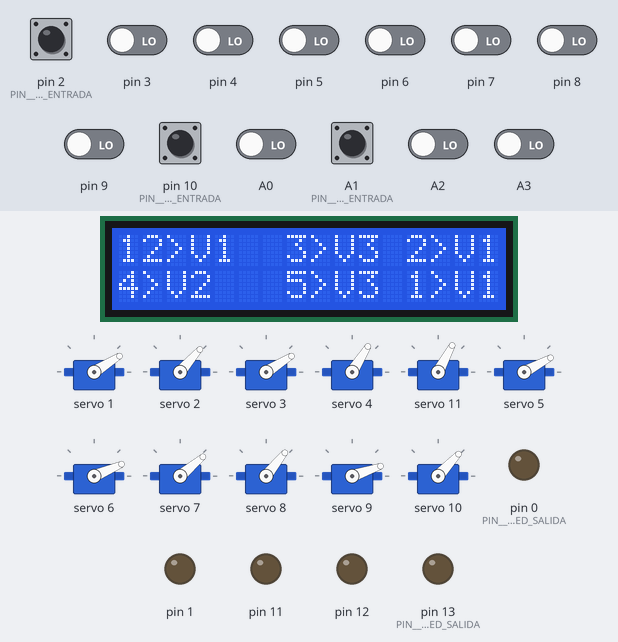
This sketch was run on a simulated Arduino Uno, built with avr-gcc and run on an emulated ATmega328P. On the bench: 16×2 character LCD, 11 × servo, output pins drawn as LEDs (lit = HIGH). The test bench sets the inputs (shaded band); at power-on: A0, A1 (PIN__PARA_BOTON_ENTRADA), A2, A3, pin 2 (PIN__PARA_BOTON_ENTRADA), pin 3–9, pin 10 (PIN__PARA_BOTON_ENTRADA) LOW.

Above: at 1.2 s.
1.3 s: pin 8 driven HIGH
At 2.3 s:
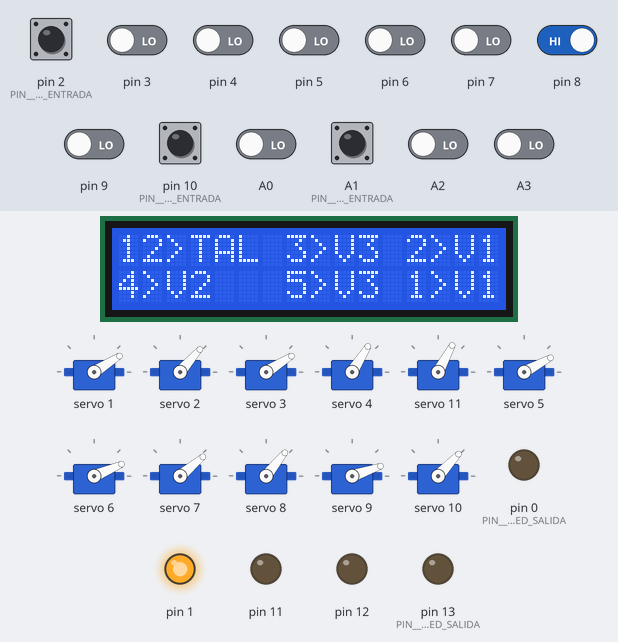
3.0 s: A0 driven HIGH
At 4.3 s:
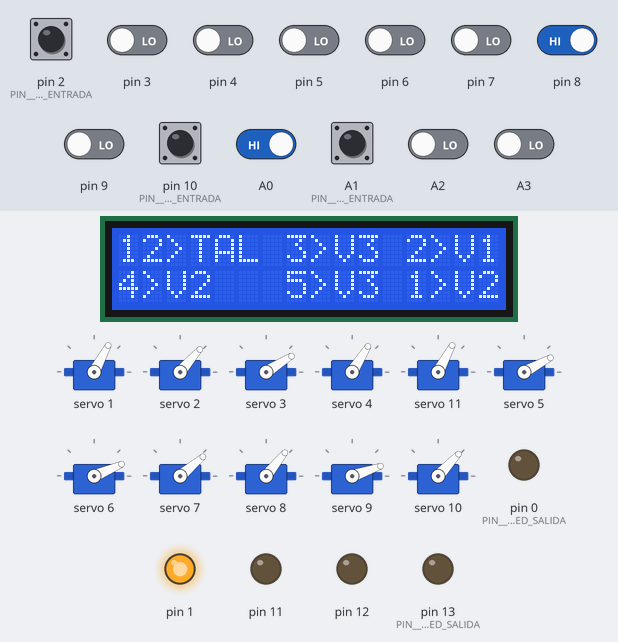
4.8 s: A2 driven HIGH
At 5.7 s:
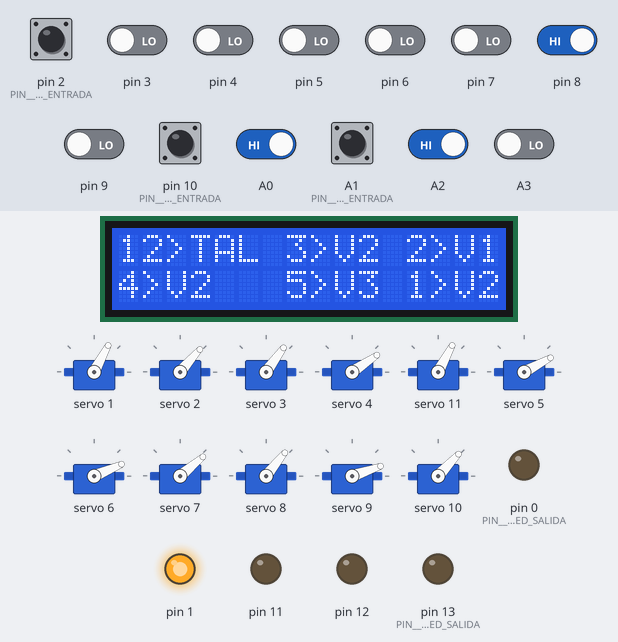
6.6 s: pin 2 (PIN__PARA_BOTON_ENTRADA) pulled HIGH for 1 s
At 8.0 s:
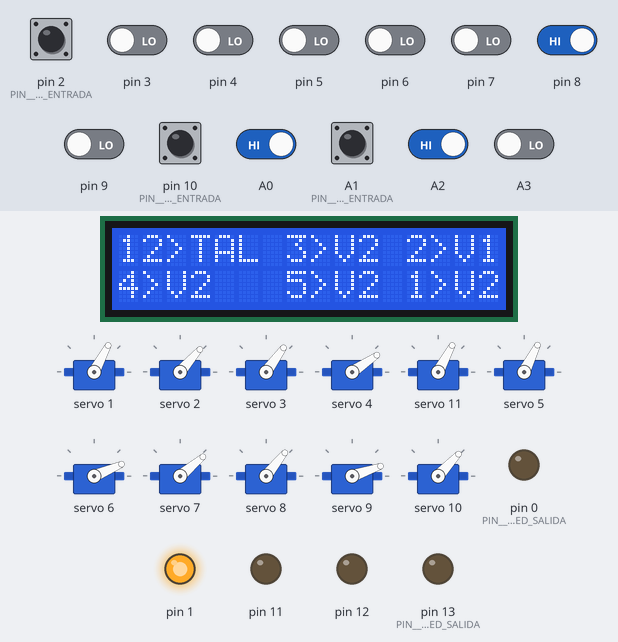
9.1 s: A1 (PIN__PARA_BOTON_ENTRADA) pulled HIGH for 1 s
At 10.4 s:
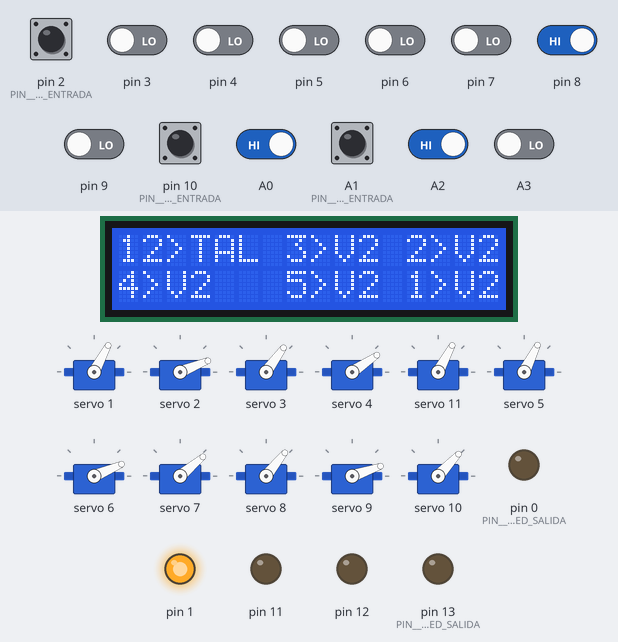
11.6 s: pin 3 driven HIGH
At 12.8 s:
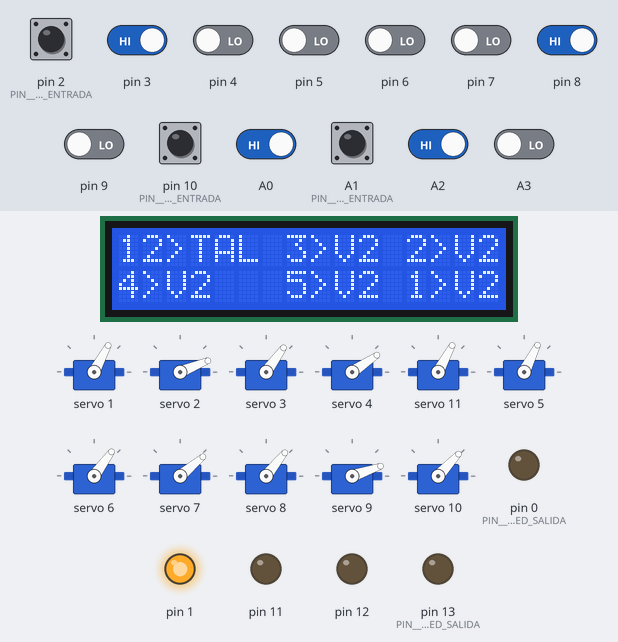
Timing chart, 0 to 14.4 s (numbered marks = the images above; inputs shaded):
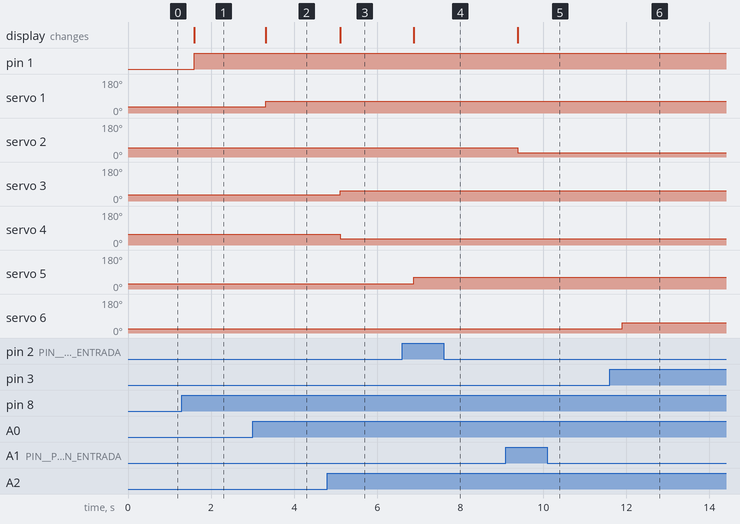

Measured:
- after the input at 1.3 s, pin 1: LOW → HIGH after 0.29 s; the display: changes after 0.30 s (image 1)
- after the input at 3.0 s, servo 1: 32° → 62° after 0.32 s; the display: changes after 0.32 s (image 2)
- after the input at 4.8 s, servo 3: 32° → 54° after 0.32 s; servo 4: 58° → 34° after 0.32 s; the display: changes after 0.32 s (image 3)
- after the input at 6.6 s, servo 5: 28° → 63° after 0.28 s; the display: changes after 0.28 s (image 4)
- after the input at 9.1 s, servo 2: 49° → 22° after 0.29 s; the display: changes after 0.29 s (image 5)
- after the input at 11.6 s, servo 6: 23° → 54° after 0.30 s

The sketch:

MAQUETA_UNO_SERVOS_I2C_V1.ino
```cpp
/*prouecto para 13 desvios, algunos con salida para que un rele cambie un semaforo
 Se pueden colocar hasta 16 en este modulo e incluso añadir mas modulos, soldando los pines A0-A3
 del modulo. en este caso los tendriais que añadir en el sket tras haber averiguado su direccion I2C
 Adafruit_PWMServoDriver servos = Adafruit_PWMServoDriver(0x40); direccion por defecto sin soldar pines
La libreria <Adafruit_PWMServoDriver.h> la podeis descargar de Ide de arduino
no utiliceis los pines 0 y 1 como entrada, no funcionan correctamente en este sket
el modulo PCA9685 necesita alimentecion independiente de 5v !no lo enchufeis a los 5V del
arduino que se quema! ademas El GND del arduino y el modulo deben estar unidos o ser el mismo
os recomiendo utilizar una resistencia de 4,7K para poner en los pines de entrada a GNG para evitar exceso de consumo
Tanto en la placa mega como en la uno tambien os sugiero colocar un fusiblr de 0,5A para evitar el exceso de consumo
Este sket ademas lleva añadida una pantalla de 16x2 para escribir informacion asi como he creado el caracter de la barra
oblicua en el sentido contrario del teclad, que no funciona escrita directamente
funcion escritura brarra creada
ESPERO QUE OS GUSTE*/

#include <Adafruit_PWMServoDriver.h>  //libreria modulo PCA9685
#include <Wire.h>                  //libreria I2C
#include <LCD.h>                  //libreria propia lcd
#include <LiquidCrystal_I2C.h>    //libreria lcd para I2C
#define I2C_ADDR1    0x27         //direccion I2C pantalla
LiquidCrystal_I2C             lcd1(I2C_ADDR1,2, 1, 0, 4, 5, 6, 7);  //añadir el display

byte barra[8] =
 {
 0b10000000,
 0b01000000,
 0b00100000,
 0b00010000,
 0b00001000,
 0b00000100,
 0b00000010,
 0b00000001
 };
Adafruit_PWMServoDriver servos = Adafruit_PWMServoDriver(0x40);  //direccion I2C PCA9685

unsigned int pos0=172; // ancho de pulso en cuentas para pocicion 0°  (configuracion de la libreria servos)
unsigned int pos180=565; // ancho de pulso en cuentas para la pocicion 180°  (configuracion de la libreria servos)

int estadoboton1 = 0;           //guarda el estado del boton
int estadoanteriorboton1  = 0;  //guarda el estado anterior del boton
int estadoboton2 = 0;           //guarda el estado del boton2
int estadoanteriorboton2  = 0;
int estadoboton3 = 0;           //guarda el estado del boton
int estadoanteriorboton3  = 0;
int estadoboton4 = 0;           //guarda el estado del boton
int estadoanteriorboton4  = 0;
int estadoboton5 = 0;           //guarda el estado del boton
int estadoanteriorboton5  = 0;
int estadoboton6 = 0;           //guarda el estado del boton
int estadoanteriorboton6  = 0;
int estadoboton7 = 0;           //guarda el estado del boton
int estadoanteriorboton7  = 0;
int estadoboton8 = 0;           //guarda el estado del boton
int estadoanteriorboton8  = 0;
int estadoboton9 = 0;           //guarda el estado del boton
int estadoanteriorboton9  = 0;
int estadoboton10 = 0;           //guarda el estado del boton
int estadoanteriorboton10  = 0;
int estadoboton11 = 0;           //guarda el estado del boton
int estadoanteriorboton11  = 0;
int estadoboton12 = 0;           //guarda el estado del boton
int estadoanteriorboton12  = 0;
int estadoboton13 = 0;           //guarda el estado del boton
int estadoanteriorboton13  = 0;

int salida1 = 0;           //estado inicial del rele 0=apagado, 1= encendido
int salida2 = 0;
int salida3 = 0;
int salida4 = 0;
int salida5 = 0;
int salida6 = 0;
int salida7 = 0;
int salida8 = 0;
int salida9 = 0;
int salida10 = 0;
int salida11 = 0;
int salida12 = 0;
int salida13 = 0;


const int tiempoantirebote=250;  //funcion para el antirebote del boton
boolean antirebote(int pin){
  int contador=0;
  boolean estado;
  boolean estadoanterior;

  do{
    estado=digitalRead(pin);
    if(estado!=estadoanterior)
    {
      contador=0;
      estadoanterior=estado;
      }
    else{
      contador=contador+1;
      }
      delay(1);
      }while(contador<tiempoantirebote);
      return estado;
  }

void setup() {
  servos.begin();
  servos.setPWMFreq(60); //Frecuecia PWM de 60Hz o T=16,66ms
  lcd1.begin (16,2);    // Inicializar el display con 16 caraceres 2 lineas
  lcd1.setBacklightPin(3,POSITIVE);
  lcd1.setBacklight(HIGH);
  lcd1.createChar(1, barra);
  lcd1.home ();                   // go home

  pinMode(A0, INPUT);
  pinMode(A1, INPUT);      //PIN  PARA BOTON ENTRADA
  pinMode(A2, INPUT);
  pinMode(A3, INPUT);
  pinMode(9,  INPUT);
  pinMode(10, INPUT);      //PIN  PARA BOTON ENTRADA
  pinMode(2,  INPUT);       //PIN  PARA BOTON ENTRADA
  pinMode(3,  INPUT);
  pinMode(4,  INPUT);
  pinMode(5,  INPUT);
  pinMode(6,  INPUT);
  pinMode(7,  INPUT);
  pinMode(8,  INPUT);

  pinMode(0, OUTPUT); //PIN  PARA LED SALIDA
  pinMode(1, OUTPUT);
  pinMode(11, OUTPUT);
  pinMode(12, OUTPUT);
  pinMode(13, OUTPUT);     //PIN  PARA LED SALIDA

}
void setServo(uint8_t n_servo, int angulo) {
  int duty;
  duty=map(angulo,0,180,pos0, pos180);
  servos.setPWM(n_servo, 0, duty);
}

void loop() {
   estadoboton1 = digitalRead(A0);  //lee el estado del boton
  if((estadoboton1 == HIGH)&&(estadoanteriorboton1 == LOW)){  //si estado de boton cambia
    if(antirebote(A0)){//El numero del antirebote debe coincidir con el numero del pin leido digitalread
    salida1 = 1 - salida1;                          //cambiamos el estado del boton
  }
  }
    estadoanteriorboton1 = estadoboton1;                      //guarda el estado del boton

    if(salida1 == 1){
      setServo(1,55);   //cambia el servo para cambiar la aguja
                        //funcion de llamada para servo=
                       // setServo(numero de servo en la placa, posicion en grados);
      lcd1.setCursor(12,1);
      lcd1.print("1>V2");
    }
    else{
      setServo(1,20);     //deja el servo al encender
      lcd1.setCursor(12,1);
      lcd1.print("1>V1");
    }

  estadoboton2 = digitalRead(A1);  //lee el estado del boton
  if((estadoboton2 == HIGH)&&(estadoanteriorboton2 == LOW)){  //si estado de boton cambia
    if(antirebote(A1)){    //El numero del antirebote debe coincidir con el numero del pin leido digitalread
    salida2 = 1 - salida2;                          //cambiamos el estado del boton
  }
  }
    estadoanteriorboton2 = estadoboton2;                      //guarda el estado del boton

    if(salida2 == 1){
      setServo(2,8);   //mueve el servo para cambiar la aguja
      lcd1.setCursor(12,0);
      lcd1.print("2>V2");
    }
    else{
      setServo(2,40);     //deja el servo al encender
      lcd1.setCursor(12,0);
      lcd1.print("2>V1");
    }

   estadoboton3 = digitalRead(A2);  //lee el estado del boton
  if((estadoboton3 == HIGH)&&(estadoanteriorboton3 == LOW)){  //si estado de boton cambia
    if(antirebote(A2)){   //El numero del antirebote debe coincidir con el numero del pin leido digitalread
    salida3 = 1 - salida3;                          //cambiamos el estado del boton
  }
  }

    estadoanteriorboton3 = estadoboton3;                      //guarda el estado del boton

    if(salida3 == 1){  //en este caso muevo dos servos a la vez
     setServo(3,45);  //mueve el servo para cambiar la aguja
     setServo(4,22);
     lcd1.setCursor(7,0);
     lcd1.print("3>V2");
      }
    else{
     setServo(3,20);                        //mueve el servo para cambiar la aguja
     setServo(4,50);
     lcd1.setCursor(7,0);                   //no es necesario mover el desvio 2
      lcd1.print("3>V3");
    }
  estadoboton4 = digitalRead(A3);  //lee el estado del boton
  if((estadoboton4 == HIGH)&&(estadoanteriorboton4 == LOW)){  //si estado de boton cambia
    if(antirebote(A3)){     //El numero del antirebote debe coincidir con el numero del pin leido digitalread
    salida4 = 1 - salida4; //cambiamos el estado del led
  }
  }
    estadoanteriorboton4 = estadoboton4;                      //guarda el estado del boton

    if(salida4 == 1){
     setServo(11,20);
      digitalWrite(0, HIGH);
      lcd1.setCursor(0,1);
      lcd1.print("4>V3");
    }
    else{
      setServo(11,55);
       digitalWrite(0, LOW);
       lcd1.setCursor(0,1);
      lcd1.print("4>V2");
    }
  estadoboton5 = digitalRead(2);  //lee el estado del boton
  if((estadoboton5 == HIGH)&&(estadoanteriorboton5 == LOW)){  //si estado de boton cambia
    if(antirebote(2)){   //El numero del antirebote debe coincidir con el numero del pin leido digitalread
    salida5 = 1 - salida5; //cambiamos el estado del boton
  }
  }
    estadoanteriorboton5 = estadoboton5;                      //guarda el estado del boton

    if(salida5 == 1){
      setServo(5,56);                        //mueve el servo para cambiar la aguja
      lcd1.setCursor(7,1);
      lcd1.print("5>V2");
    }
    else{
      setServo(5,15);                          //posicion aguja de reposo
    lcd1.setCursor(7,1);
      lcd1.print("5>V3");
    }
     estadoboton6 = digitalRead(3);  //lee el estado del boton
  if((estadoboton6 == HIGH)&&(estadoanteriorboton6 == LOW)){  //si estado de boton cambia
    if(antirebote(3)){   //El numero del antirebote debe coincidir con el numero del pin leido digitalread
    salida6 = 1 - salida6; //cambiamos el estado del boton
  }
  }
    estadoanteriorboton6 = estadoboton6;                      //guarda el estado del boton

    if(salida6 == 1){
      setServo(6,45);                        //mueve el servo para cambiar la aguja
    }
    else{
      setServo(6,10);                          //posicion aguja de reposo
    }
   estadoboton7 = digitalRead(4);  //lee el estado del boton
  if((estadoboton7 == HIGH)&&(estadoanteriorboton7 == LOW)){  //si estado de boton cambia
    if(antirebote(4)){  //El numero del antirebote debe coincidir con el numero del pin leido digitalread
    salida7 = 1 - salida7; //cambiamos el estado del led
  }
  }
    estadoanteriorboton7 = estadoboton7;                      //guarda el estado del boton

    if(salida7 == 1){
      setServo(7,77);                        //mueve el servo para cambiar la aguja
    }
    else{
      setServo(7,29);                          //posicion aguja de reposo
    }
     estadoboton8 = digitalRead(5);  //lee el estado del boton
  if((estadoboton8 == HIGH)&&(estadoanteriorboton8 == LOW)){  //si estado de boton cambia
    if(antirebote(5)){    //El numero del antirebote debe coincidir con el numero del pin leido digitalread
    salida8 = 1 - salida8; //cambiamos el estado del boton
  }
  }
    estadoanteriorboton8 = estadoboton8;                      //guarda el estado del boton

    if(salida8 == 1){
      digitalWrite(11, HIGH);                    //encendemos el led
      setServo(8,7);                        //mueve el servo para cambiar la aguja
    }
    else{
      digitalWrite(11, LOW);                       //apaga el led
      setServo(8,42);                          //posicion aguja de reposo
    }
   estadoboton9 = digitalRead(6);  //lee el estado del boton
  if((estadoboton9 == HIGH)&&(estadoanteriorboton9 == LOW)){  //si estado de boton cambia
    if(antirebote(6)){    //El numero del antirebote debe coincidir con el numero del pin leido digitalread
    salida9 = 1 - salida9; //cambiamos el estado del boton
  }
  }
    estadoanteriorboton9 = estadoboton9;                      //guarda el estado del boton

    if(salida9 == 1){
      digitalWrite(12, HIGH);                    //encendemos el led
      setServo(9,50);   //mueve el servo para cambiar la aguja
    }
    else{
      digitalWrite(12, LOW);                       //apaga el led
      setServo(9,5);    //posicion aguja de reposo
    }
   estadoboton10 = digitalRead(7);  //lee el estado del boton
  if((estadoboton10 == HIGH)&&(estadoanteriorboton10 == LOW)){  //si estado de boton cambia
    if(antirebote(7)){     //El numero del antirebote debe coincidir con el numero del pin leido digitalread
    salida10 = 1 - salida10; //cambiamos el estado del boton
  }
  }
    estadoanteriorboton10 = estadoboton10;                      //guarda el estado del boton

    if(salida10 == 1){
      digitalWrite(13, HIGH);                    //encendemos el led
     setServo(10,10);
    }
    else{
      digitalWrite(13, LOW);                       //apaga el led
      setServo(10,38);
    }
      estadoboton11 = digitalRead(10);  //lee el estado del boton
  if((estadoboton11 == HIGH)&&(estadoanteriorboton11 == LOW)){  //si estado de boton cambia
    if(antirebote(10)){   //El numero del antirebote debe coincidir con el numero del pin leido digitalread
    salida11 = 1 - salida11; //cambiamos el estado del boton
  }
  }
    estadoanteriorboton11 = estadoboton11;                      //guarda el estado del boton

    if(salida11 == 1){}

    else{}

   //linea vacia a falta de utilizar  corresponde a boton negro de la izquierda


      estadoboton12 = digitalRead(8);  //lee el estado del boton
  if((estadoboton12 == HIGH)&&(estadoanteriorboton12 == LOW)){  //si estado de boton cambia
    if(antirebote(8)){     //El numero del antirebote debe coincidir con el numero del pin leido digitalread
    salida12 = 1 - salida12; //cambiamos el estado del boton
   }
  }
    estadoanteriorboton12 = estadoboton12;                      //guarda el estado del boton

    if(salida12 == 1){
     setServo(12,7);
      digitalWrite(1, HIGH);
      lcd1.setCursor(0,0);
      lcd1.print("12>TAL");
    }
    else{
      setServo(12,43);
       digitalWrite(1, LOW);
       lcd1.setCursor(0,0);
      lcd1.print("12>V1 ");
    }
      estadoboton13 = digitalRead(9);  //lee el estado del boton
  if((estadoboton13 == HIGH)&&(estadoanteriorboton13 == LOW)){  //si estado de boton cambia
    if(antirebote(9)){     //El numero del antirebote debe coincidir con el numero del pin leido digitalread
    salida13 = 1 - salida13; //cambiamos el estado del botom
  }
  }
    estadoanteriorboton13 = estadoboton13;                      //guarda el estado del boton

    if(salida13 == 1){
     setServo(13,40);

    }
    else{
      setServo(13,6);

    }
  }
```
